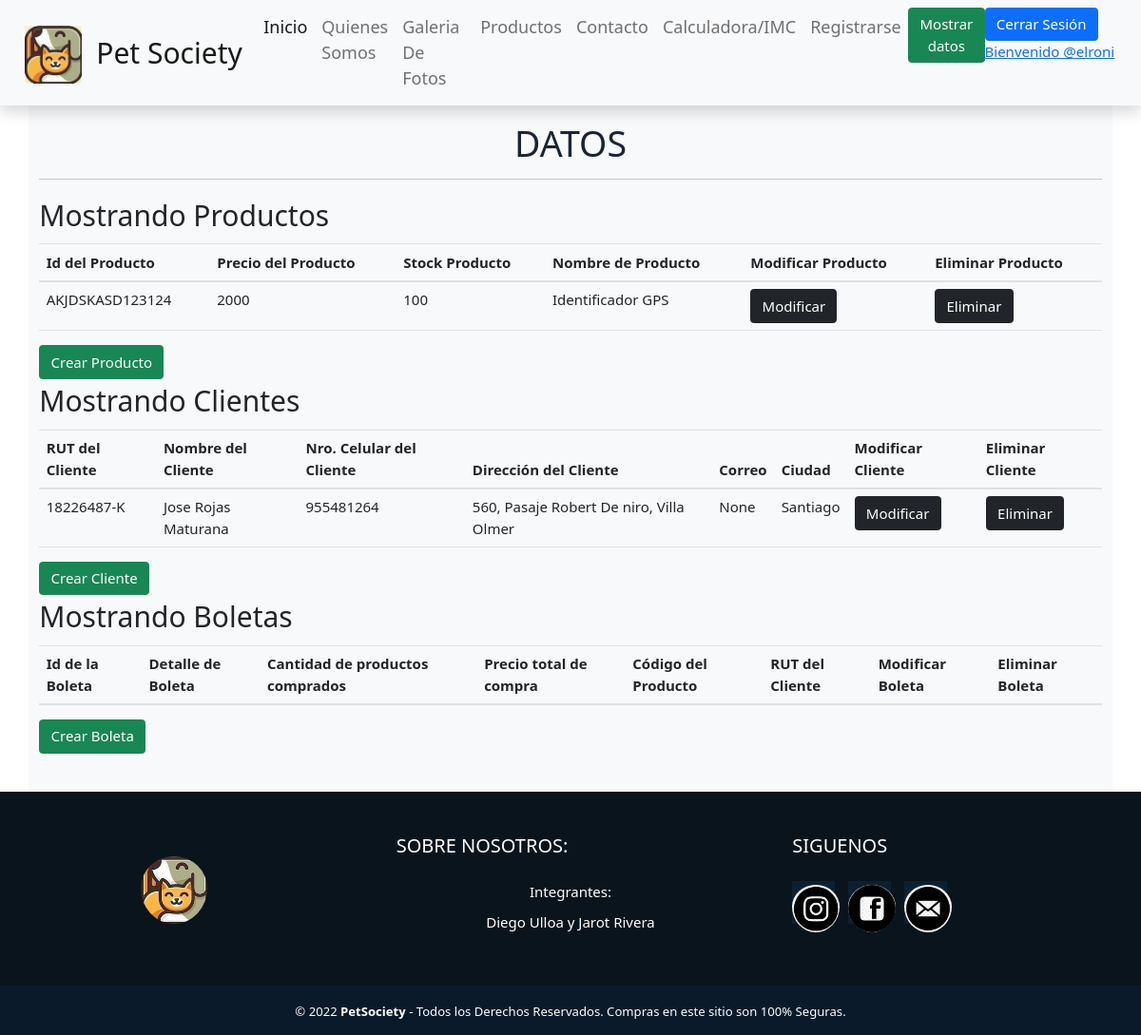
The app's page /mostrardatos/ (signed in) with its own data.
### sitioPet/models.py (models this page shows, shortened)
class Producto(models.Model):
    idProducto = models.CharField(primary_key=True, max_length=15, verbose_name="Código del producto")
    precio = models.IntegerField(verbose_name="Precio del producto")
    stock = models.IntegerField(verbose_name="Cantidad total de Producto(Bodega)")
    nombre = models.CharField(max_length=50, verbose_name="Nombre del producto a vender")
    fotoprod = models.ImageField(null=True,verbose_name="Imágen de los productos")

class Cliente(models.Model):
    rutCliente = models.CharField(primary_key=True,max_length=10,verbose_name="Rut del Cliente(Consumidor)")
    nombreCli = models.CharField(max_length=50, verbose_name="Nombre del Cliente")
    celular = models.IntegerField(verbose_name="Número de celular Cliente")
    direccion = models.CharField(max_length=100, verbose_name="Número de casa y dirección pasajes,etc.")
    correo = models.EmailField(max_length=50,verbose_name="Correo Electrónico del Cliente",null=True)
    cod_ciud = models.ForeignKey(Ciudad,on_delete=models.CASCADE)

class Ciudad (models.Model):
    idCiudad = models.IntegerField(primary_key=True,verbose_name="Código de la ciudad")
    nombre = models.CharField(max_length=50, verbose_name="Nombre de la ciudad")
    def __str__(self):
        return self.nombre

### sitioPet/views.py (the view)
# urls.py: path('mostrardatos/',mostrardatos,name="mostrardatos"),
def mostrardatos (request):
    productos = Producto.objects.all()
    clientes = Cliente.objects.all()
    boletas = Boleta.objects.all()
    datos = {
        'productos' : productos,
        'clientes' : clientes,
        'boletas' : boletas,
    }
    return render(request , 'mostrar_datos.html',datos)

### sitioPet/templates/mostrar_datos.html (shortened to what this page needs)
<!DOCTYPE html>
<html lang="en">
<head>
    {% load static %}
    <link rel="stylesheet" href="https://cdn.jsdelivr.net/npm/bootstrap@4.6.1/dist/css/bootstrap.min.css">
    <link rel="stylesheet" type="text/css" href="{% static 'css/bootstrap.min.css' %}">
    <link rel="stylesheet" href="{% static 'css/w3.css' %}" type="text/css">
    <link rel="stylesheet" type="text/css" href="{% static 'css/style.css' %}">
    <link rel="stylesheet" type="text/css" href="{% static 'css/style-registro.css' %}">
    <link href="https://cdn.jsdelivr.net/npm/bootstrap@5.1.3/dist/css/bootstrap.min.css" rel="stylesheet">
</head>
<body>
    {% load static %}
    <nav class="navbar navbar-expand-lg navbar-light bg-light fixed-top shadow mb-5">
        <div class="container-fluid">
          <a class="navbar-brand" href="#">
            <img src="{% static 'img/iconopets2.jpg' %}" class="rounded"alt="60" width="60">
          </a>
          <div class="collapse navbar-collapse" id="navbarTogglerDemo01">
            <a class="navbar-brand" href="#" style="font-size: 30px;">Pet Society</a>
            <ul class="navbar-nav me-auto mb-2 mb-lg-0">
              <li class="nav-item">
                <a class="nav-link active" aria-current="page" href="{% url 'index' %}" style="font-size: 18px;">Inicio</a>
              </li>
              <li class="nav-item" >
                <a class="nav-link" href="{% url 'somos4' %}" style="font-size: 18px;">Quienes Somos</a>
              </li>
              <li class="nav-item">
                <a class="nav-link" href="{% url 'index1' %}" style="font-size: 18px;">Galeria De Fotos</a>
              </li>
              <li class="nav-item">
                <a class="nav-link" href="{% url 'cart' %}" style="font-size: 18px;">Productos</a>
              </li>
              <li class="nav-item">
                <a class="nav-link" href="{% url 'indexpruebahtmlcontacto' %}" style="font-size: 18px;">Contacto</a>
              </li>
              <li class="nav-item">
                <a class="nav-link" href="{% url 'index-imc' %}" style="font-size: 18px;">Calculadora/IMC</a>
              </li>
              <li class="nav-item">
                <a class="nav-link" aria-current="page" href="{% url 'registerpets' %}" style="font-size: 18px;">Registrarse</a>
              </li>
              <li class="nav-item">
                {% if user.is_authenticated %}
                <li class="nav-item">
                <a href="{% url 'mostrardatos' %}" class="btn btn-success">Mostrar datos</a>
                </li>
                <li class="nav-item">
                <a href="{%  url 'logout' %}" class="btn btn-primary">Cerrar Sesión</a>
                <a href="#">Bienvenido @{{user.username}}</a>
                </li>
                {% else %}
                <li class="nav-item"></li>
                <a href="{% url 'login' %}" class="btn btn-primary">Iniciar Sesión</a>
                </li>
                {% endif %}
              </li>
            </ul>
      </nav>
    <div class="container bg-light" style="padding-top: 40px;padding-bottom:40px;">
      <br><br><br>
      <h1 style="text-align: center;">DATOS</h1>
      <hr>
        <label for="tabla1" style="font-size: 30px;">
            Mostrando Productos
        </label>
        <table class="table" id="tabla1">
            <thead>
                <tr>
                    <th>Id del Producto</th>
                    <th>Precio del Producto</th>
                    <th>Stock Producto</th>
                    <th>Nombre de Producto</th>
                    <th>Modificar Producto</th>
                    <th>Eliminar Producto</th>
                </tr>
            </thead>
            <tbody>
                {% for prod in productos %}
                <tr>
                    <td>{{ prod.idProducto }}</td>
                    <td>{{ prod.precio }}</td>
                    <td>{{ prod.stock }}</td>
                    <td>{{ prod.nombre }}</td>
                    {% if user.is_authenticated %}
                    <td><a href="{% url 'form_mod_prod' prod.idProducto %}" class="btn btn-dark">Modificar</a></td>
                    <td><a href="{% url 'form_del_prod' prod.idProducto %}" class="btn btn-dark">Eliminar</a></td>
                    {% else %}
                    <td><p style="color: red;">No puede Modificar</p></td>
                    <td><p style="color: red;">No puede Eliminar</p></td>
                    {% endif %}
                </tr>
                {% endfor %}
            </tbody>
        </table>
        {% if user.is_authenticated %}
            <a href="{% url 'form_producto' %}" class="btn btn-success">Crear Producto</a>
        {% endif %}
        <br>
        <label for="tabla2" style="font-size: 30px;">Mostrando Clientes</label>
        <table class="table">
            <thead>
                <tr>
                    <th>RUT del Cliente</th>
                    <th>Nombre del Cliente</th>
                    <th>Nro. Celular del Cliente</th>
                    <th>Dirección del Cliente</th>
                    <th>Correo</th>
                    <th>Ciudad</th>
                    <th>Modificar Cliente</th>
                    <th>Eliminar Cliente</th>
                </tr>
            </thead>
            <tbody>
                {% for cli in clientes %}
                <tr>
                    <td>{{ cli.rutCliente }}</td>
                    <td>{{ cli.nombreCli }}</td>
                    <td>{{ cli.celular }}</td>
                    <td>{{ cli.direccion }}</td>
                    <td>{{ cli.correo }}</td>
                    <td>{{ cli.cod_ciud }}</td>
                    {% if user.is_authenticated %}
                    <td><a href="{% url 'form_mod_cli' cli.rutCliente %}" class="btn btn-dark">Modificar</a></td>
                    <td><a href="{% url 'form_del_cli' cli.rutCliente %}" class="btn btn-dark">Eliminar</a></td>
                    {% else %}
                    <td><p style="color: red;">No puede Modificar</p></td>
                    <td><p style="color: red;">No puede Eliminar</p></td>
                    {% endif %}
                </tr>
                {% endfor %}
            </tbody>
        </table>
        {% if user.is_authenticated %}
            <a href="{% url 'form_cliente' %}" class="btn btn-success">Crear Cliente</a>
        {% endif %}
        <br>
        <label for="tabla3" style="font-size: 30px;">Mostrando Boletas</label>
        <table class="table">
            <thead>
                <tr>
                    <th>Id de la Boleta</th>
                    <th>Detalle de Boleta</th>
                    <th>Cantidad de productos comprados</th>
                    <th>Precio total de compra</th>
                    <th>Código del Producto</th>
                    <th>RUT del Cliente</th>
                    <th>Modificar Boleta</th>
                    <th>Eliminar Boleta</th>
                </tr>
            </thead>
        </table>
        {% if user.is_authenticated %}
            <a href="{% url 'form_boleta' %}" class="btn btn-success">Crear Boleta</a>
        {% endif %}
    </div>
    <footer class="pie-pagina">
        <div class="grupo-1">
          <div class="box">
            <figure>
              <a href="#">
                <img src="{% static 'img/iconopets2.jpg' %}" width="50" alt="50"class="rounded-circle">
              </a>
            </figure>
          </div>
          <div class="box">
            <h2>
              SOBRE NOSOTROS:
            </h2>
            <p>Integrantes:</p>
            <p>Diego Ulloa y Jarot Rivera</p>
          </div>
          <div class="box">
            <h2>SIGUENOS</h2>
            <div class="red-social">
              <a href="#">
                <img src="{% static 'img/png-instragram.png' %}"width="50" alt="50"class="rounded-circle">
              </a>
              <a href="#">
                <img src="{% static 'img/png-face.png' %}"width="50" alt="50"class="rounded-circle">
              </a>
              <a href="#">
                <img src="{% static 'img/png-email.png' %}"width="50" alt="50" class="rounded-circle">
              </a>
            </div>
          </div>
        </div>
        <div class="grupo-2">
          <small>
            &copy; 2022 <b>PetSociety</b> - Todos los Derechos Reservados. Compras en este sitio son 100% Seguras.</small>
        </div>
      </footer>
</body>
</html>

### sitioPet/static/css/w3.css (style rules this page uses)
*,*:before,*:after { box-sizing:inherit }
html { -ms-text-size-adjust:100%;-webkit-text-size-adjust:100% }
body { margin:0 }
article,aside,details,figcaption,figure,footer,header,main,menu,nav,section { display:block }
a { background-color:transparent }
b,strong { font-weight:bolder }
small { font-size:80% }
figure { margin:1em 40px }
img { border-style:none }
hr { box-sizing:content-box;height:0;overflow:visible }
html,body { font-family:Verdana,sans-serif;font-size:15px;line-height:1.5 }
html { overflow-x:hidden }
h1 { font-size:36px }
h2 { font-size:30px }
h1,h2,h3,h4,h5,h6 { font-family:"Segoe UI",Arial,sans-serif;font-weight:400;margin:10px 0 }
hr { border:0;border-top:1px solid #eee;margin:20px 0 }
img { vertical-align:middle }
a { color:inherit }

### sitioPet/static/css/style.css (style rules this page uses)
* { margin:0; padding:0; box-sizing: border-box; }
.pie-pagina { width: 100%; }
.pie-pagina .grupo-1 { width: 100%; background-color: #0a141d; max-width: auto; margin:auto; display: grid; grid-template-columns: repeat(3,1fr); grid-gap:50px; padding: 45px 0px; }
.pie-pagina .grupo-1 .box figure { width: 100%; height: 100%; display: flex; justify-content: center; align-items: center; }
.pie-pagina .grupo-1 .box figure img { width: 70px; }
.pie-pagina .grupo-1 .box h2 { color:#fff; margin-bottom: 25px; font-size: 20px; }
.pie-pagina .grupo-1 .box p { color:#fff; margin-bottom: 10px; }
.pie-pagina .grupo-1 .red-social a { display: inline-block; text-decoration: none; width: 45px; height: 45px; line-height: 45px; margin-right: 10px; background-color: #0d2033; text-align: center; }
.pie-pagina .grupo-2 { background-color: #0a1a2a; padding: 15px 10px; text-align: center; color: #FFF; }

### sitioPet/static/css/style-registro.css (style rules this page uses)
* { box-sizing: border-box; }
body { font-family:'Franklin Gothic Medium', 'Arial Narrow', Arial, sans-serif; margin: 5px; background: url(../img/fondogatos.png) #000; background-repeat: no-repeat; background-attachment: fixed; background-size: cover; }
h1 { padding-top: 20px; text-align: center; color:#1a2537; font-size:48px; }
img { padding-top: 4px; text-align: center; }
p { text-align: center; }

### records on screen
Producto: idProducto "AKJDSKASD123124", precio "2000", stock "100", nombre "Identificador GPS"
Cliente: rutCliente "18226487-K", nombreCli "Jose Rojas Maturana", celular "955481264", direccion "560, Pasaje Robert De niro, Villa Olmer", correo "None", cod_ciud "Santiago"

### other values on screen
{{ user.username }} "elroni"
